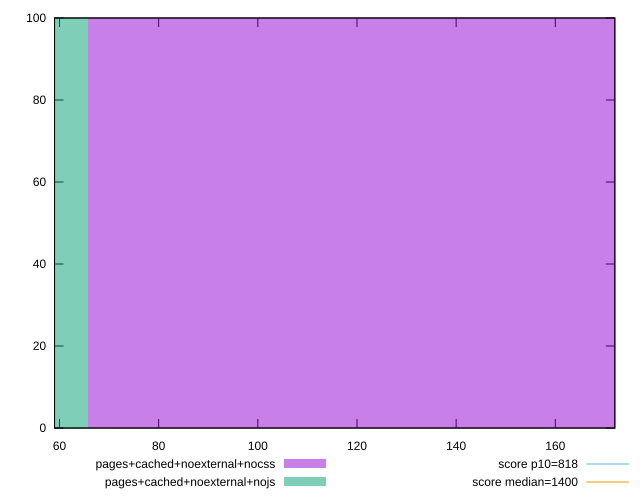

Reproduce this figure in gnuplot.
reset

$pagesCachedNoexternalNocss <<EOF
131.46199612157298 100
EOF

$pagesCachedNoexternalNojs <<EOF
0 100
EOF

set key outside below
set boxwidth 131.46199612157298
set xrange [59:172]
set yrange [0:100]
set trange [0:100]
set style fill transparent solid 0.5 noborder

set parametric
set terminal svg size 640, 500 enhanced background rgb 'white'
set output "reprap/dom-size/comparison/histogram/9_vs_10.svg"

plot $pagesCachedNoexternalNocss title "pages+cached+noexternal+nocss" with boxes, \
     $pagesCachedNoexternalNojs title "pages+cached+noexternal+nojs" with boxes, \
     818,t title "score p10=818", \
     1400,t title "score median=1400"

reset
